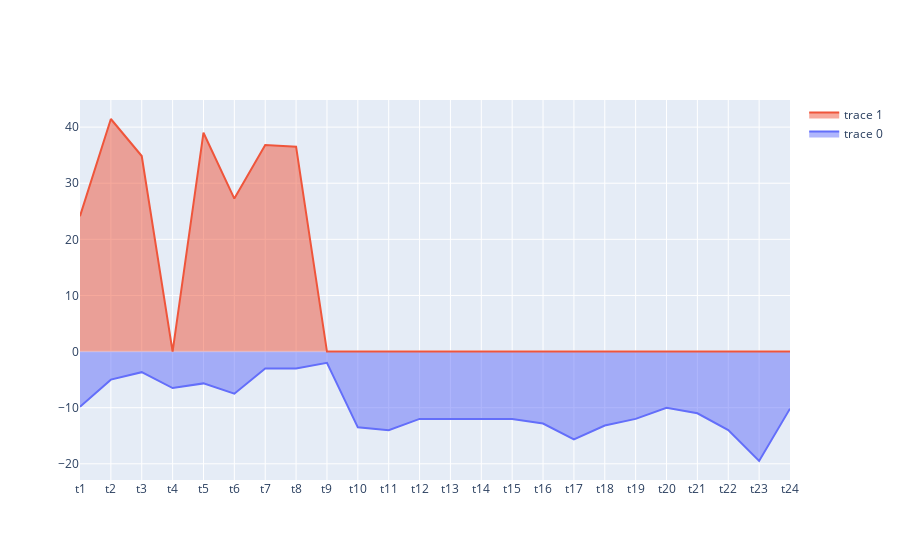

Notebook code cell kept with this figure:
### Code cell
reservoir = 'r1'
fig = go.Figure()
fig.add_trace(
    go.Scatter(
        x = data_parameter['demand'][data_parameter['demand']['r']==reservoir]['t'],
        y = -data_parameter['demand'][data_parameter['demand']['r']==reservoir]['Value'],
        stackgroup='one'
    )
)

fig.add_trace(
    go.Scatter(
        x = data_set['t']['dim1'],
        y = sum(data_variable['Qpipe'][(data_variable['Qpipe']['n.1']==reservoir)&(data_variable['Qpipe']['n']==n)]['Value'] for n in data_set['l'][data_set['l']['n.1']=='r1']['n']),
        stackgroup='two'
    )
)
fig.show()

### Figure 1 — Plotly figure (JSON) as saved in the notebook; plotly's stock layout.template omitted (floating-point values rounded to 4 significant figures)
{"data": [{"stackgroup": "one", "type": "scatter", "x": ["t1", "t2", "t3", "t4", "t5", "t6", "t7", "t8", "t9", "t10", "t11", "t12", "t13", "t14", "t15", "t16", "t17", "t18", "t19", "t20", "t21", "t22", "t23", "t24"], "y": [-9.83, -5, -3.67, -6.5, -5.67, -7.5, -3, -3, -2, -13.5, -14, -12, -12, -12, -12, -12.83, -15.67, -13.17, -12, -10, -11, -14, -19.5, -10.17]}, {"stackgroup": "two", "type": "scatter", "x": ["t1", "t2", "t3", "t4", "t5", "t6", "t7", "t8", "t9", "t10", "t11", "t12", "t13", "t14", "t15", "t16", "t17", "t18", "t19", "t20", "t21", "t22", "t23", "t24"], "y": [24.13, 41.45, 34.85, 0, 39.0, 27.26, 36.81, 36.51, 0, 0, 0, 0, 0, 0, 0, 0, 0, 0, 0, 0, 0, 0, 0, 0]}], "layout": {}}
